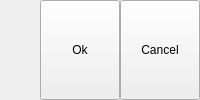
    <widget class="QWidget" name="waybillEditionConfirmMainWidget" native="true">
     <layout class="QGridLayout" name="gridLayout_20">
      <property name="leftMargin">
       <number>0</number>
      </property>
      <property name="topMargin">
       <number>0</number>
      </property>
      <property name="rightMargin">
       <number>0</number>
      </property>
      <property name="bottomMargin">
       <number>0</number>
      </property>
      <property name="spacing">
       <number>8</number>
      </property>
      <item row="0" column="1">
       <widget class="QWidget" name="waybillEditionConfirmWidget" native="true">
        <layout class="QGridLayout" name="gridLayout_61">
         <property name="leftMargin">
          <number>0</number>
         </property>
         <property name="topMargin">
          <number>0</number>
         </property>
         <property name="rightMargin">
          <number>0</number>
         </property>
         <property name="bottomMargin">
          <number>0</number>
         </property>
         <property name="spacing">
          <number>0</number>
         </property>
         <item row="0" column="0">
          <widget class="QPushButton" name="waybillEditionOkPushButton">
           <property name="sizePolicy">
            <sizepolicy hsizetype="Minimum" vsizetype="Preferred">
             <horstretch>0</horstretch>
             <verstretch>0</verstretch>
            </sizepolicy>
           </property>
           <property name="text">
            <string>Ok</string>
           </property>
          </widget>
         </item>
         <item row="0" column="1">
          <widget class="QPushButton" name="waybillEditionCancelPushButton">
           <property name="sizePolicy">
            <sizepolicy hsizetype="Minimum" vsizetype="Preferred">
             <horstretch>0</horstretch>
             <verstretch>0</verstretch>
            </sizepolicy>
           </property>
           <property name="text">
            <string>Cancel</string>
           </property>
          </widget>
         </item>
        </layout>
       </widget>
      </item>
      <item row="0" column="0">
       <spacer name="waybillEditionConfirmHorizontalSpacer">
        <property name="orientation">
         <enum>Qt::Horizontal</enum>
        </property>
        <property name="sizeHint" stdset="0">
         <size>
          <width>40</width>
          <height>20</height>
         </size>
        </property>
       </spacer>
      </item>
     </layout>
    </widget>
